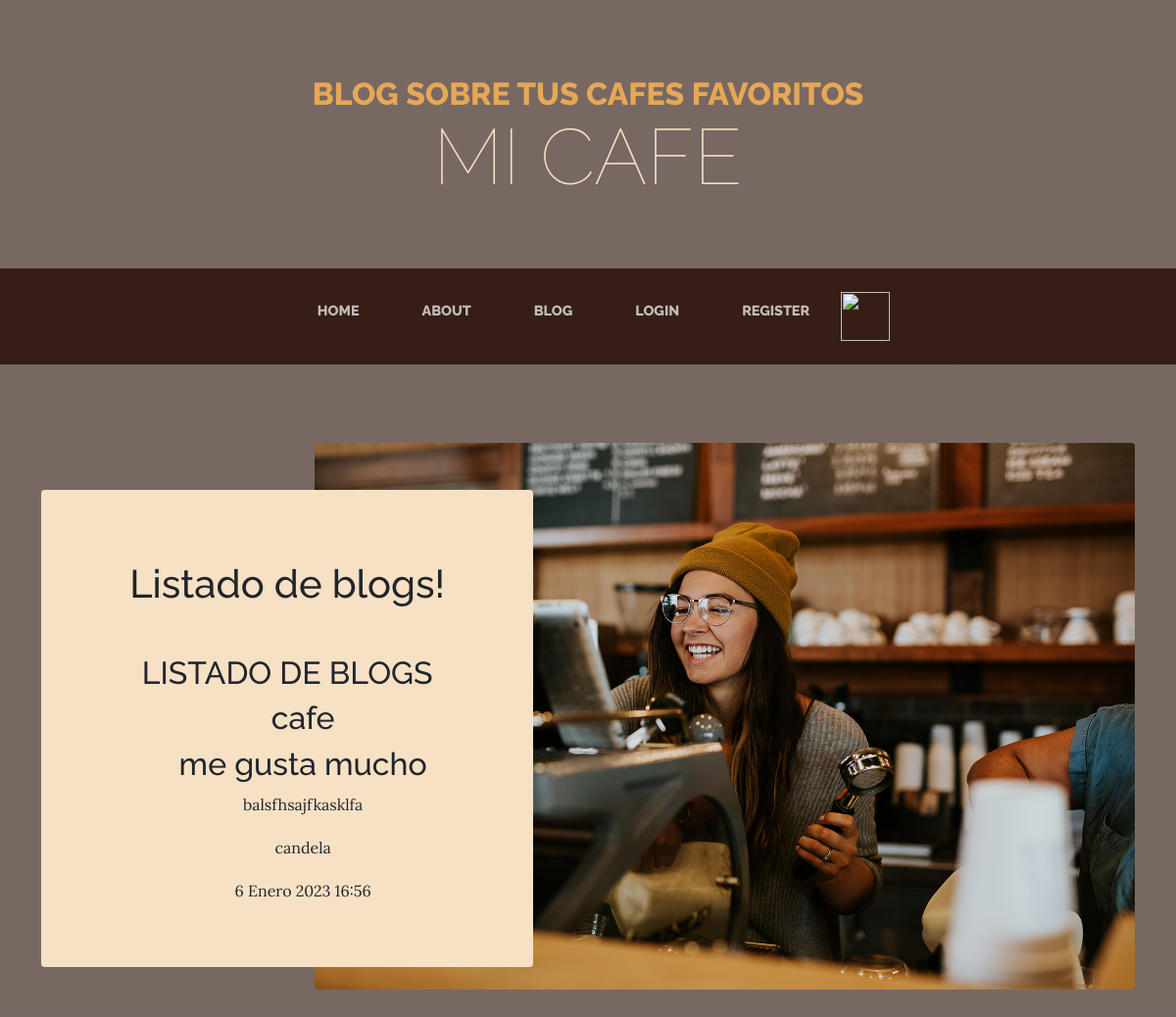
The app's page /pages/pageId/ with its own data.
### cafe/models.py (models this page shows)
class Blog(models.Model):
    titulo = models.CharField(max_length=20)
    subtitulo = models.CharField(max_length=20)
    cuerpo= models.TextField()
    autor= models.CharField(max_length=20)
    fecha= models.DateTimeField(default=datetime.datetime.now())
    imagen = models.ImageField(upload_to='blog/', unique=False,  null=True, blank=True)

### cafe/views.py (the view)
# urls.py: path("pages/pageId/", pages, name="pageId"),
def pages(request):
      pages=Blog.objects.all()
      print(pages)
      return render(request, "cafe/pages.html", {"blog":pages})

### cafe/templates/cafe/pages.html (shortened to what this page needs)
<!DOCTYPE html>
<html lang="en">
    <head>
        {% load static %}
        <link href="{% static 'cafe/css/styles.css' %}" rel="stylesheet" />
    </head>
    <body>
        <header>
            <h1 class="site-heading text-center text-faded d-none d-lg-block">
                <span class="site-heading-upper text-primary mb-3">Blog sobre tus cafes favoritos</span>
                <span class="site-heading-lower">MI CAFE</span>
            </h1>
        </header>
        <nav class="navbar navbar-expand-lg navbar-dark py-lg-4" id="mainNav">
            <div class="container">
                <div class="collapse navbar-collapse" id="navbarSupportedContent">
                    <ul class="navbar-nav mx-auto">
                        <li class="nav-item px-lg-4"><a class="nav-link text-uppercase" href="{% url 'inicio' %}">Home</a></li>
                        <li class="nav-item px-lg-4"><a class="nav-link text-uppercase" href="{% url 'about' %}">About</a></li>
                        <li class="nav-item px-lg-4"><a class="nav-link text-uppercase" href="{% url 'blog' %}">Blog</a></li>
                        {% if user.is_authenticated %}
                        <li class="nav-item px-lg-4"><a class="nav-link text-uppercase" href="{% url 'messages' %}">Mensajeria</a></li>
                        <p>-------------------------
                        </p>
                        <li class="nav-item px-lg-4"><a class="nav-link text-uppercase" href="{% url 'profile' %}">Perfil</a></li>
                        <li class="nav-item px-lg-4"><a class="nav-link text-uppercase" href="{% url 'agregarAvatar' %}">Avatar</a></li>
                        <a class="btn btn-danger" href="{% url 'logout' %}">Logout</a></li>
                        {% else %}
                        <li class="nav-item px-lg-4"><a class="nav-link text-uppercase" href="{% url 'login' %}">Login</a></li>
                        <li class="nav-item px-lg-4"><a class="nav-link text-uppercase" href="{% url 'register' %}">Register</a></li>
                        {% endif %}
                        <img src="{{ imagen }}" class="img" alt="">
                    </ul>
                </div>
            </div>
        </nav>
        <section class="page-section clearfix">
            <div class="container">
                <div class="intro">
                    <img class="intro-img img-fluid mb-3 mb-lg-0 rounded" src="{% static 'cafe/assets/img/intro.jpg' %}" alt="..." />
                    <div class="intro-text left-0 text-center bg-faded p-5 rounded">
                        <h2 class="section-heading mb-4">
                            <h2 class="section-heading mb-4">
                                {% load static %}
                                {% block titulo %}
                                <h1 class="mb-5">Listado de blogs!</h1>
                                {% endblock %}
                                {% block contenido_que_cambia %}
                                <h2>LISTADO DE BLOGS</h2>
                                <ul>
                                {% for b in blog %}
                                <h2>{{ b.titulo }}</h2>
                                <h2>{{ b.subtitulo }}</h2>
                                <p>{{ b.cuerpo }}</p>
                                <p>{{ b.autor }}</p>
                                <p>{{ b.fecha }}</p>
                                {% endfor %}
                                {% endblock %}
                </div>
            </div>
    </body>
</html>

### cafe/templates/cafe/pages.html (style rules this page uses)
.img { width: 50px; height: 50px; }

### records on screen
Blog: titulo "cafe", subtitulo "me gusta mucho", cuerpo "balsfhsajfkasklfa", autor "candela", fecha "6 Enero 2023 16:56"
